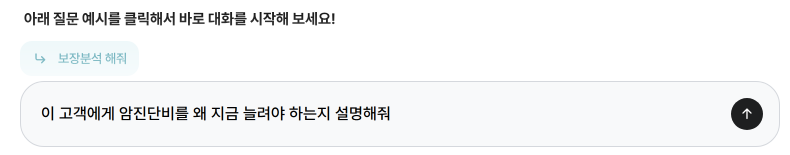
#> input picture guidebook_v4/captures/hero/bc2_custom_input.png, 1580 x 310 px, given in place of mode_pc_dropdown_z.png, which was not available (shown at 1/2 size)
$ python crops_bcast.py
#> lines starting #> are read from the running program, lines starting #| are printed output that depends on the picture; pictures that were not available may be replaced by others from this repository, and a replacement may not be noted
# 방송판용 자르기
from PIL import Image
Image.open('final/hero/mode_pc_dropdown_z.png').crop((82,469,984,1200)).save('final/hero/bc_mode_dropdown.png')  # 모드 변경 드롭다운만
Image.open('final/hero/gate_search_kim.png').crop((0,0,1440,1168)).save('final/hero/bc_search_top.png')   # 고객 검색 팝업 윗부분('김' 입력, 회색 철회 줄 포함)
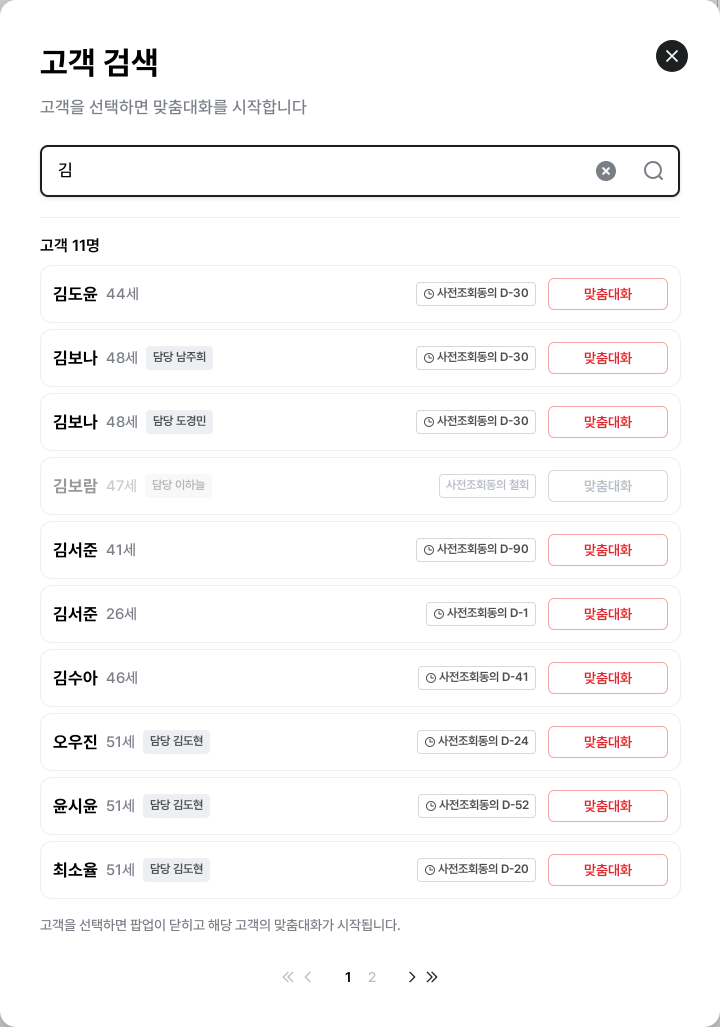
#> input picture guidebook_v4/captures/hero/gate_search_kim.png, 1440 x 2054 px, found by its file name (shown at 1/2 size)
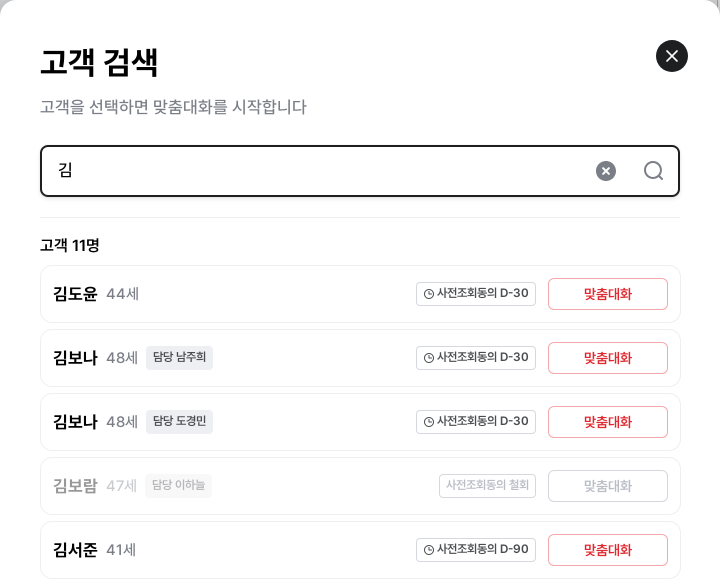
#> saved as bc_search_top.png: PIL image 1440x1168 RGB (shown at 1/2 size); mean R, G, B 249.1, 248.6, 248.8
Image.open('final/hero/report_kakao_crop.png').crop((0,0,392,334)).save('final/hero/bc_kakao.png')          # 카톡 캡처 오른쪽 검은 띠 제외
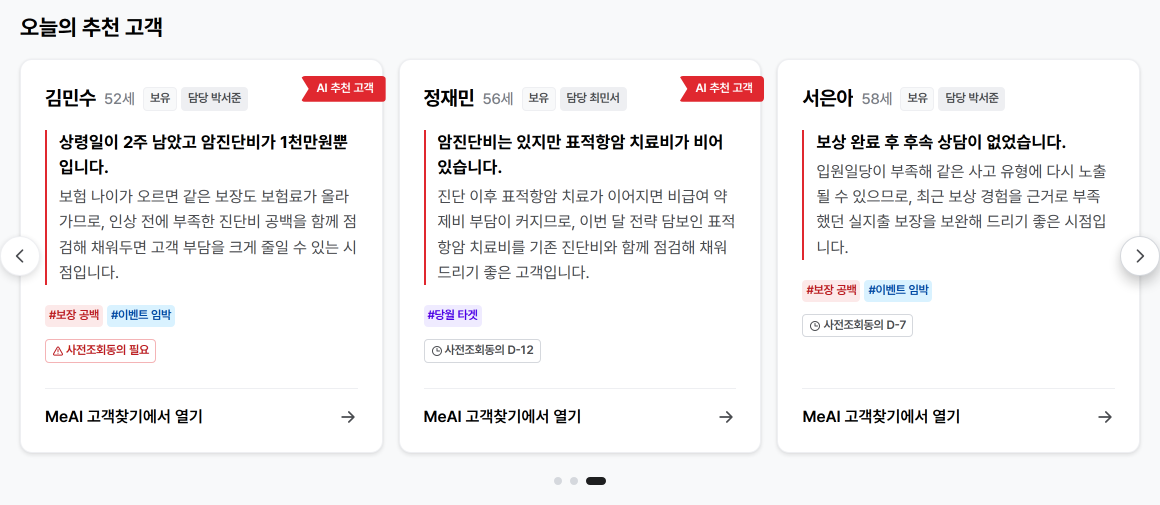
#> input picture guidebook_v4/captures/hero/bc2_gate_reco_s3.png, 2320 x 1010 px, given in place of report_kakao_crop.png, which was not available (shown at 1/2 size)
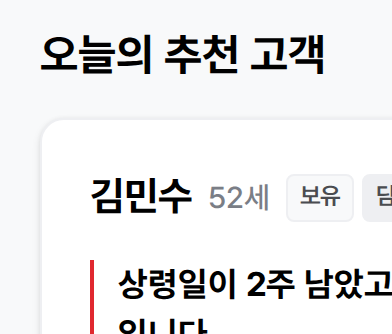
#> saved as bc_kakao.png: PIL image 392x334 RGB; mean R, G, B 233, 233, 233.6
# bc_choi_card_z.png · bc_choi_six_z.png 는 final/v2new/cap_bcast.mjs 로 찍음(최수영 카드 → 고객찾기 펼친 카드, dsf 3)
